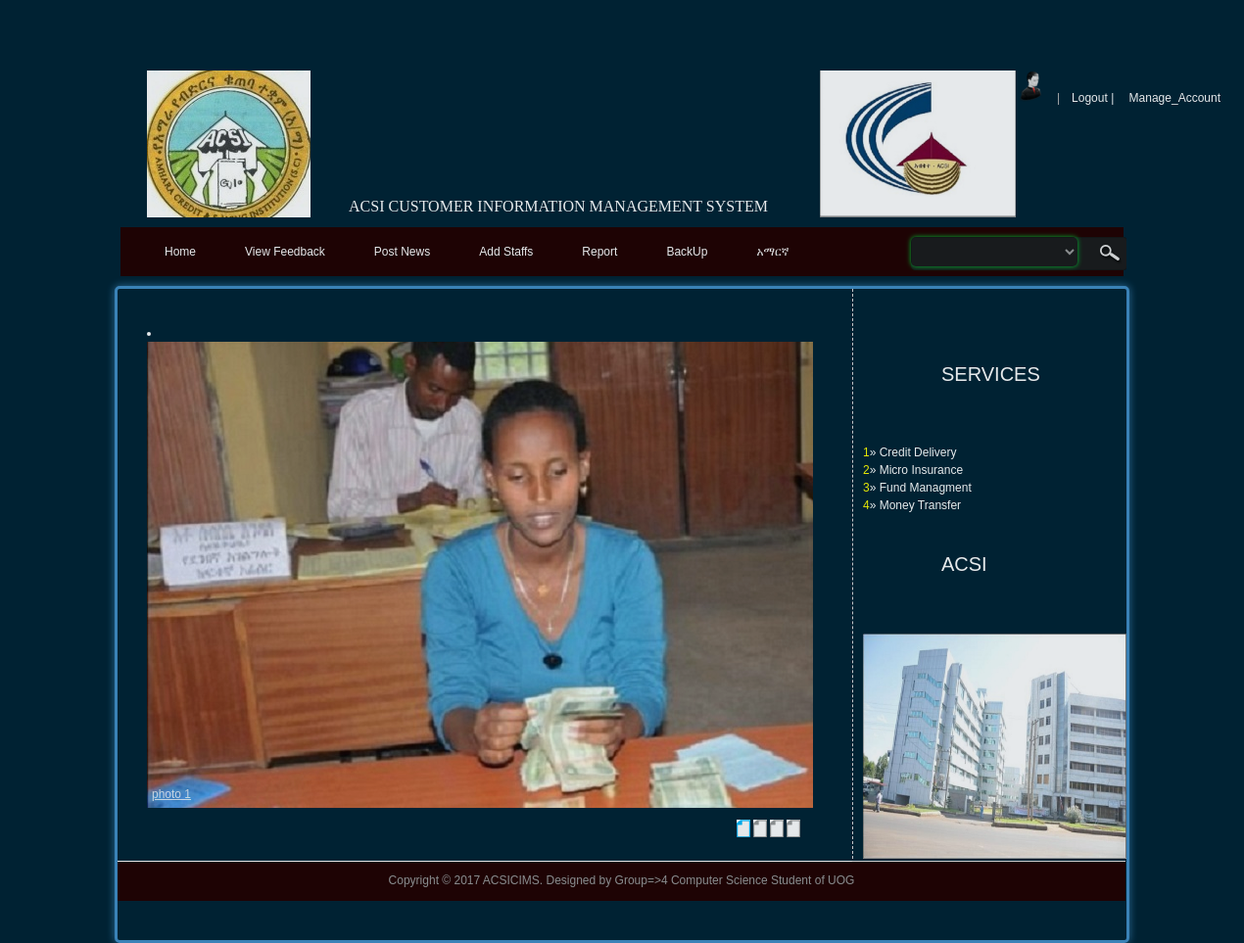
The page /Admin.php (signed in) on the database its author committed.
### tables this page shows
CREATE TABLE IF NOT EXISTS `serv` (
  `info_id` int(11) NOT NULL AUTO_INCREMENT,
  `service` varchar(22) NOT NULL,
  `description` varchar(22) NOT NULL,
  `status` varchar(4) NOT NULL,
  PRIMARY KEY (`info_id`)
);

### TopNavAdmin.php (the view, shortened to what this page needs)
  <div id="ACSI_menubar">
    <div id="top_nav" class="ddsmoothmenu">
      <ul> <li><a href="Admin.php">Home</a></li>
 <li><a href="feedback.php" >View Feedback</a></li>
 <li><a href="#" >Post News</a>
  </li>
        <li><a href="#">Add Staffs</a>
      <li><a href="Report.php">Report</a></li>
<li><a href="backup.php">BackUp</a></li>
  <li><a href="Adminam.php">አማርኛ</a></li>
             </div>
<div id="ACSI_search">
      <form action="search.php" method="post">
        <select value=" " name="search" id="keyword" title="customer Name"  class="txt_field" required >
          <option>
          <option>
          <?php
				$result = mysql_query("SELECT * FROM customer");
				while($row = mysql_fetch_array($result))
					{
						echo '<option value="'.$row['user_id'].'">';
						echo '</option>';
					}
					?>
        </select>
        <input type="submit" name="submit" value=" " alt="Search" id="searchbutton" title="Search" class="sub_btn"  />
      </form>
    </div></div>

### leftside.php (shortened to what this page needs)
<div id="ACSI_main">
    <div id="sidebar" class="float_r">
      <div class="sidebar_box"><span class="bottom"></span><br><td >&nbsp;</td><td >&nbsp;</td>
        <h3>SERVICES</h3>
        <div class="content">
          <?php
					$sel=mysql_query("select * from serv where  status = 'on'");
					$gets=mysql_fetch_array($sel);
					$num=1;
					echo '<font color=yellow> '.$num. '</font>&raquo;  ' .$gets['service'].' '.$gets['description'].'<br/>';
					$num=2;
					while($gets=mysql_fetch_array($sel)){
					echo '<font color=yellow> '.$num. '</font>&raquo;  ' .$gets['service'].' '.$gets['description'].'<br/>';
					$num++;
					}
					?>
        </div>
        <h3>ACSI</h3><div class="content">
          <img src="images/aaaa.jpg" height="230" width='269'/>
        </div>
      </div>
    </div>

### Acsi.css (style rules this page uses)
body { margin: 0px; padding: 0px; color: #b9b9b9; font-family: verdana, arial, sans-serif; font-size: 12px; line-height: 1.5em; display:block; opacity : 0.90; -moz-opacity : 0.90; filter:alpha(opacity=90); z-index : 9998; background: #002233 url(../images/background.jg) repeat-x; background-repeat: repeat; }
a, a:link, a:visited { color: #0299aa; font-weight: normal; text-decoration: none }
h1, h2, h3, h4, h5, h6 { color: WHITE; font-weight: normal; }
h3 { font-size: 20px; margin: 0 0 20px; padding: 0; }
.float_r { float: right }
#ACSI_menubar { clear: both; width: 100%; height: 60px; background: url(images/ACSI_menu_wrapper.png) repeat-x; }
#ACSI_main { border:3px solid grey; clear: both; position: relative; width: 970px; padding: 0 30px 40px; margin: 0 auto; background: #220000url(images/ACSI_content_top.png) top no-repeat; -webkit-font-smoothing: antialiased; -webkit-text-size-adjust: 100%; border-color: rgba(82, 168, 236, 0.8); outline: 0; outline: thin dotted \9; border-radius:5px; -webkit-box-shadow: inset 0 1px 1px rgba(0, 0, 0, 0.075), 0 0 8px rgba(82, 168, 236, 0.6); -moz-box-shadow: inset 0 1px 1px rgba(0, 0, 0, 0.075), 0 0 8px rgba(82, 168, 236, 0.6); box-shadow: inset 0 1px 1px rgba(0, 0, 0, 0.075), 0 0 8px rgba(82, 168, 236, 0.6); }
#sidebar { background: #220000url(images/ACSI_content_top.png) top no-repeat; padding-right:10px; width: 270px; margin-right:-30px; transition:all .218s; -moz-box-shadow:0 1px 1px rgba(0,0,0,.1);-moz-transition:all 0;-o-transition:all 0;-webkit-box-shadow:0 1px 1px rgba(0,0,0,.1);-webkit-transition:all 0; }
.sidebar_box { clear: both; }
a[href] { text-decoration: none; }
.sidebar_box h3 { width: 190px; height: 38px; margin: 0; padding: 42px 0 0 90px; color: #fff; }
#ACSI_search { float: right; margin: -40px 120px 0; width: 220px; height: 34px; background: url(images/hospital_search_bg.png) }
#ACSI_search form { margin: 0; padding: 0; }
select, #mytable input[type="text"],#mytable textarea,#mytable input[type='password'], #mytable input[type="button"],#mytable input[type='file'] { padding:4px; width:200px; border-radius: 5px; border:3px double #D4D4D4; cursor: pointer; -moz-border-radius: 3px; -webkit-border-radius: 3px; -webkit-box-shadow:0 0 5px #00CC33; -moz-box-shadow:0 0 5px #00CC33; box-shadow:0 0 5px #00CC33; }
#ACSI_search .txt_field { float: left; display: block; height: 30px; line-height: 25px; width: 170px; color: #999; font-size: 14px; padding-top: 5px; font-variant: normal; border: none; background: none; }
#ACSI_search .sub_btn { float: right; display: block; color: #fff; height: 33px; width: 40px; font-size: 11px; font-weight: 700; line-height: 26px; cursor: pointer; border: none; background: none; }
.sidebar_box { position: relative; margin-bottom:2px; border-left: 1px dashed #dbdbdb }
.sidebar_box h3 { width: 190px; height: 70px; margin: 0; padding: 42px 0 0 90px; color: #fff; background: url(images/hospital_site_header.png) no-repeat left top;; }
#sidebar .sidebar_box .content { padding: 10px 10px 0; background:none; }
select, #login input[type="text"],#login textarea,#login input[type='password'] { padding:4px; width:200px; border-radius: 5px; border:3px double #0080FF; color:#003399; }
select, #mytable input[type="text"],#mytable textarea,#mytable input[type='password'], #mytable input[type="button"],#mytable input[type='file'] { padding:4px; width:200px; border-radius: 5px; border:3px double #D4D4D4; cursor: pointer; }

### css/ddsmoothmenu.css (style rules this page uses)
.ddsmoothmenu { width: 984px; height: 50px; padding: 0 20px; margin: 0 auto; background: #220000; }
.ddsmoothmenu ul { z-index:100; margin: 0; padding: 0; list-style-type: none; }
.ddsmoothmenu ul li { position: relative; display: inline; float: left; }
.ddsmoothmenu ul li a { display: block; padding: 8px 25px ; height: 34px; line-height: 35px; font-size: 12px; color:white; text-decoration: none; outline: none; text-align: center; letter-spacing:normal; }

### rows shown on the page
serv: service "Credit", description "Delivery"
serv: service "Micro", description "Insurance"
serv: service "Fund", description "Managment"
serv: service "Money", description "Transfer"

### other values the page prints
$num "1"
